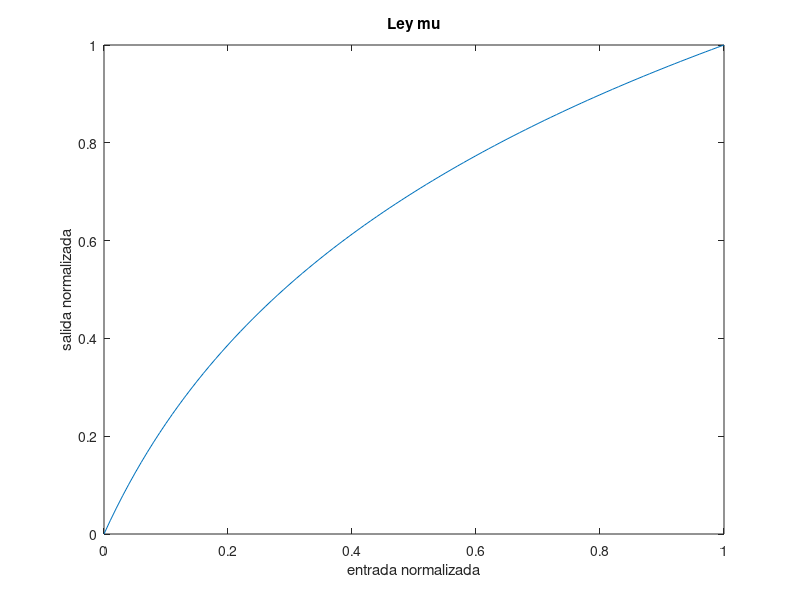
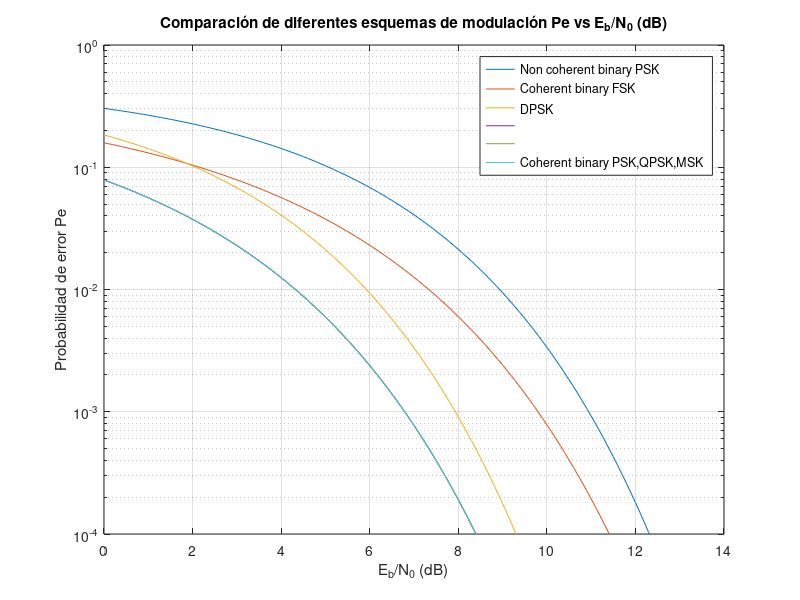

The MATLAB source for these figures, in order:
%Proyecto final de Comunicaciones Digitales
%%Alfredo Zhu, Juan Pablo Valverde, Luis Arturo Dan, Andrés Islas
clc
clear all
%% Teorema de muestreo pasabanda
clc 
clear all
fu=25;%frecuencia superior
fb=10;%Ancho de banda
k=floor(fu/fb);%número entero más grande si exceder fu/fb
%fs=25;%Frecuencia de muestreo
fs=45;%Frecuencia de muestreo
if(fs==(2*fu/k))
   display("Sí se puede recobrar la señal con la frecuencia de muestreo indicada y con un filtro pasabanda")
else
    display("No se puede recobrar la señal con la frecuencia de muestreo indicada y con un filtro pasabanda")
end
%% Cuantificación
clc
clear all
mp=1;%Amplitud pico
R=6;%número de bits por muestra(Resolución)
L=2^R;%número de niveles
delta=2*mp/L%Tamaño de paso
varianza=(mp^2)/(2^(2*R))/3
SNR_dB=1.8+6*R%Razón señal a ruido con carga de 1 ohm
SNR=10^(SNR_dB/10)
%% Cuantificación no lineal con ley de mu y ley de A
clc 
clear all
close all
entrada=0:0.01:1;%entrada normalizada
mu=5;
salida_mu=log10(1+mu.*entrada)/log10(1+mu)
plot(entrada,salida_mu)
xlabel("entrada normalizada")
ylabel("salida normalizada")
title("Ley mu")
A=100;
for i=1:length(entrada)
   if(entrada(i)<1/A)
       salida_A(i)=(A.*entrada(i))/(1+log10(A))
   else
       salida_A(i)=(1+log10(A*entrada(i)))./(1+log10(A))
   end
end
figure
plot(entrada,salida_A)
xlabel("entrada normalizada")
ylabel("salida normalizada")
title("Ley A")
%% BER de diferentes esquema de modulación 
A=10^-6;%Amplitud de la señal en V
N0=2*10^-20;%N0/2, ruido en W/Hz
R=2.5*10^6;%tasa de trasmisión en bps
T=1/R;%periodo
Eb=0.5*A^2/R
Pe_FSK_binaria_coherente=0.5*erfc(sqrt(Eb/(2*N0)))%FSK binaria coherente,ASK
Pe_MSK_coherente=0.5*erfc(sqrt(Eb/(N0)))%MSK coherente,QPSK coherente, PSK binaria coherente,QPSK
Pe_FSK_binaria_no_coherente=0.5*exp(-Eb/(2*N0))%FSK binaria no coherente
Pe_DPSK=0.5*exp(-Eb/N0)%DPSK
%% Curvas de desempeño de error de difernetes esquemas de modulación
%%Pe vs Eb/N0
clc
clear all
close all
Eb_N0_dB=0:0.1:12.5;%Rango de la razón señal a ruido Eb/N0
Eb_N0=10.^(Eb_N0_dB/10);%Razón señal a ruido en dB
Pe_coherent_BPSK=1/2.*erfc(sqrt(Eb_N0));%PSK binaria coherente
Pe_coherent_BFSK=1/2.*erfc(sqrt(Eb_N0/2));%FSK binaria coherente
Pe_QPSK=1/2.*erfc(sqrt(Eb_N0));%QPSK
Pe_MSK=1/2.*erfc(sqrt(Eb_N0));%MSK
Pe_DPSK=1/2.*exp(-Eb_N0);%DPSK
Pe_noncoherent_BFSK=1/2.*exp(-Eb_N0/2);%FSK binaria no coherente
semilogy(Eb_N0_dB,Pe_noncoherent_BFSK,Eb_N0_dB,Pe_coherent_BFSK,Eb_N0_dB,Pe_DPSK,Eb_N0_dB,Pe_coherent_BPSK,Eb_N0_dB,Pe_QPSK,Eb_N0_dB,Pe_MSK);
grid on
legend("Non coherent binary PSK","Coherent binary FSK","DPSK","","","Coherent binary PSK,QPSK,MSK")
ylabel("Probabilidad de error Pe");
xlabel("E_b/N_0 (dB)")
title("Comparación de diferentes esquemas de modulación Pe vs E_b/N_0 (dB)")
ylim([10^-4 1])%Establecer rango de la figura en y
%% Eficiencia de ancho de banda
clc
close all
clear all
Rb=2.5*10^6;%tasa de trasmisión en bps
Tb=5e-6;
B=1/(2*Tb);%Ancho de banda
rho=Rb/B
%% Secuencia de pseudo ruido con Flip Flops
m=4;%Numero de flip flops
modulo2_adder=[0,0,1,1];%posiciones de sumadores modulo 2 
shifter=[1,0,0,0]%Estado inicial
f1=1%inicialización de varible
for i=1:2^m
    disp(["#",i-1,",secuencia:",shifter])
    a=f1;
    f1=0;
    for j=1:length(shifter)
        if(modulo2_adder(j)==1)
            f1=xor(f1,shifter(j));%%Modulo XOR
        end
    end
    for j=0:length(shifter)-2
        shifter(length(shifter)-j)=shifter(length(shifter)-j-1);%%Recorrimiento
    end
    shifter(2)=a;%Recorrer el segundo
    shifter(1)=f1;%Recorrer el primero
end    
%% Margen de perturbación
clc
clear all
close all
Tb=4.095e-3;%duración de bit de información
Tc=1e-6;%duración del recorte del pseudo ruido
N=Tb/Tc;%Periodo o también conocido como gananca de procesamiento
PG=N%Ganancia de procesamiento
m=log2(N+1)%Longitud de registro de corrimiento
SNR=3.1;%
PJ_margenPerturbacion=10*log10(PG)-10*log10(SNR)
%% Entropia
clear all
clc
close all
probabilidades=[1/2 1/8 1/8 1/16 1/16 1/16 1/32 1/32];
L=[1 3 3 4 4 5 6 6]
H=sum(probabilidades.*log2(1./probabilidades))%bits por símbolo
L_bar=sum(probabilidades.*L)
Eficiencia=H/L_bar